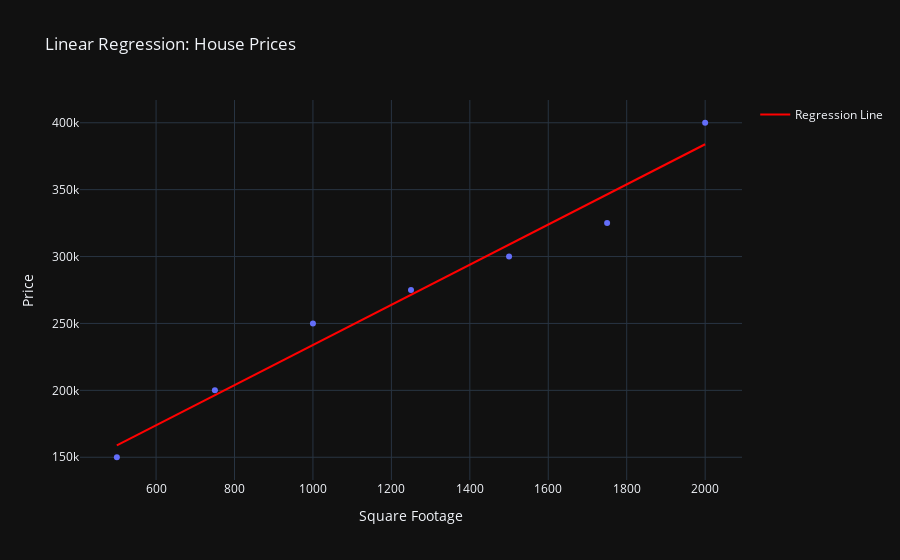

Notebook cell for this chart:
### Code cell
# Visualize
scatter = px.scatter(
    data,
    x='Square Footage',
    y='Price',
    title='Linear Regression: House Prices',
    labels={'Square Footage': 'Square Footage', 'Price': 'Price'},
    template = 'plotly_dark'
)

# Add regression line (using Predicted Price)
regression_line = go.Scatter(
    x=data['Square Footage'],
    y= predictions.flatten(),
    mode='lines',
    name='Regression Line',
    line=dict(color='red')
)

# Combine scatter plot and regression line
scatter.add_trace(regression_line)
scatter.show()

### Figure 1 — Plotly figure (JSON) as saved in the notebook; plotly's stock layout.template omitted (floating-point values rounded to 4 significant figures)
{"data": [{"hovertemplate": "Square Footage=%{x}<br>Price=%{y}<extra></extra>", "legendgroup": "", "marker": {"color": "#636efa", "symbol": "circle"}, "mode": "markers", "name": "", "orientation": "v", "showlegend": false, "type": "scatter", "x": [500, 750, 1000, 1250, 1500, 1750, 2000], "xaxis": "x", "y": [150000, 200000, 250000, 275000, 300000, 325000, 400000], "yaxis": "y"}, {"line": {"color": "red"}, "mode": "lines", "name": "Regression Line", "type": "scatter", "x": [500, 750, 1000, 1250, 1500, 1750, 2000], "y": [158900.0, 196400.0, 233900.0, 271400.0, 308900.0, 346400.0, 383900.0]}], "layout": {"legend": {"tracegroupgap": 0}, "title": {"text": "Linear Regression: House Prices"}, "xaxis": {"anchor": "y", "domain": [0, 1], "title": {"text": "Square Footage"}}, "yaxis": {"anchor": "x", "domain": [0, 1], "title": {"text": "Price"}}}}
